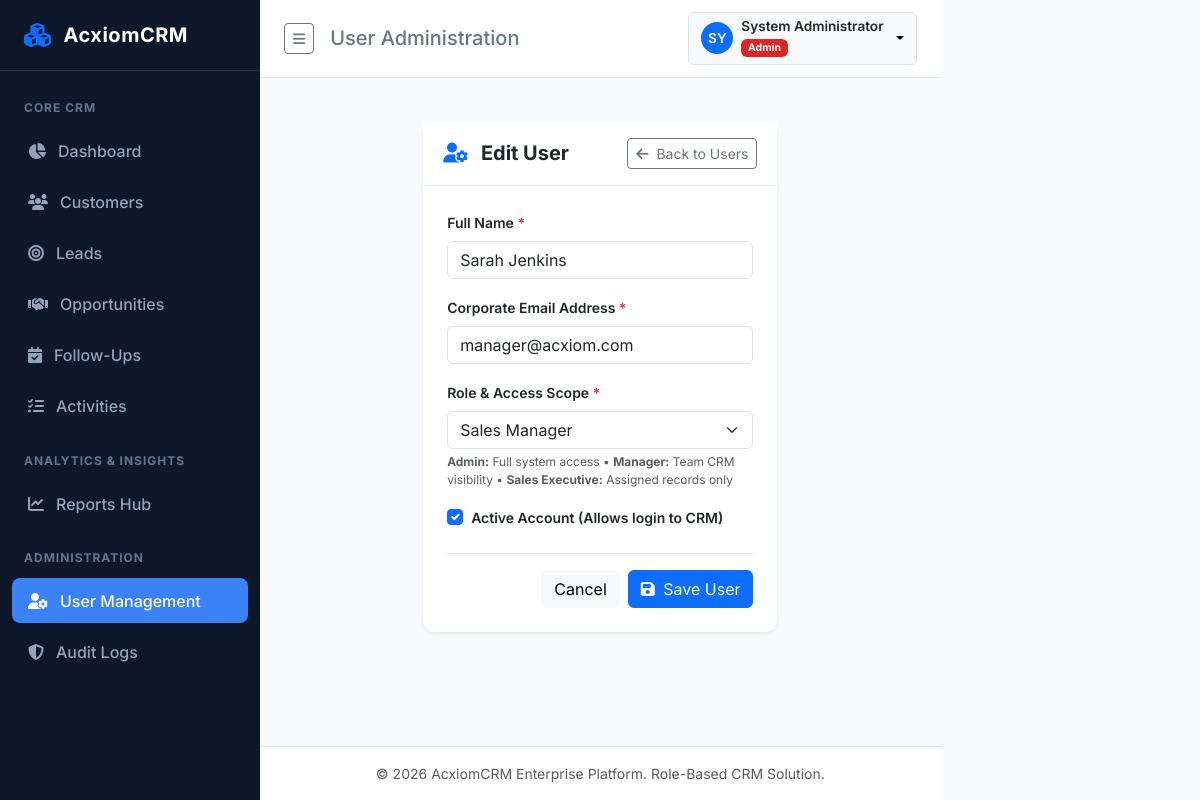
The page /users/2/edit (signed in) on the database its author committed.
### app/models/user.py (models this page shows, shortened)
class User(UserMixin, db.Model):
    __tablename__ = 'users'
    id = db.Column(db.Integer, primary_key=True)
    name = db.Column(db.String(100), nullable=False)
    email = db.Column(db.String(120), unique=True, nullable=False, index=True)
    password_hash = db.Column(db.String(255), nullable=False)
    role = db.Column(db.String(50), nullable=False, default=Role.SALES_EXECUTIVE)
    is_active = db.Column(db.Boolean, default=True, nullable=False)
    failed_login_count = db.Column(db.Integer, default=0, nullable=False)
    lockout_end = db.Column(db.DateTime, nullable=True)
    created_date = db.Column(db.DateTime, default=lambda: datetime.now(timezone.utc), nullable=False)
    assigned_customers = db.relationship('Customer', foreign_keys='Customer.owner_id', backref='owner', lazy=True)
    assigned_leads = db.relationship('Lead', foreign_keys='Lead.assigned_to_id', backref='assigned_to', lazy=True)
    assigned_opportunities = db.relationship('Opportunity', foreign_keys='Opportunity.assigned_to_id', backref='assigned_to', lazy=True)
    assigned_followups = db.relationship('FollowUp', foreign_keys='FollowUp.assigned_to_id', backref='assigned_to', lazy=True)
    assigned_activities = db.relationship('Activity', foreign_keys='Activity.assigned_to_id', backref='assigned_to', lazy=True)
    audit_logs = db.relationship('AuditLog', backref='user', lazy=True)
    @property
    def is_admin(self):
        return self.role == Role.ADMIN

### app/routes/user_routes.py (the view, shortened to what this page needs)
@user_bp.route('/<int:user_id>/edit', methods=['GET', 'POST'])
@login_required
@roles_required(Role.ADMIN)
def edit(user_id):
    user = User.query.get_or_404(user_id)
    form = UserEditForm(original_id=user.id, obj=user)
    return render_template('users/form.html', form=form, title='Edit User', edit_user=user)

### app/forms/user_forms.py (shortened to what this page needs)
class UserEditForm(FlaskForm):
    name = StringField('Full Name', validators=[
        DataRequired(message="Name is required."),
        Length(min=2, max=100)
    ])
    email = StringField('Email Address', validators=[
        DataRequired(message="Email is required."),
        Email(message="Enter a valid email address."),
        Length(max=120)
    ])
    role = SelectField('User Role', choices=Role.CHOICES)
    is_active = BooleanField('Active Account')
    submit = SubmitField('Update User')
    def __init__(self, original_id=None, *args, **kwargs):
        super(UserEditForm, self).__init__(*args, **kwargs)
        self.original_id = original_id

### app/__init__.py (called while the page is built)
@login_manager.user_loader
def load_user(user_id):
    return User.query.get(int(user_id))

### app/routes/auth_routes.py (called while the page is built, shortened)
def roles_required(*roles):
    def decorator(f):
        @wraps(f)
        def decorated_function(*args, **kwargs):
            if not current_user.is_authenticated:
                return redirect(url_for('auth.login', next=request.url))
            return f(*args, **kwargs)
        return decorated_function
    return decorator

### app/templates/users/form.html (shortened to what this page needs)
{% extends "base.html" %}
{% block header_title %}User Administration{% endblock %}
{% block content %}
<div class="row justify-content-center">
    <div class="col-lg-7">
        <div class="card shadow-sm border-0">
            <div class="card-header bg-white py-3 d-flex justify-content-between align-items-center">
                <h5 class="m-0 fw-bold"><i class="fa-solid fa-user-gear me-2 text-primary"></i> {{ title }}</h5>
                <a href="{{ url_for('users.list_users') }}" class="btn btn-outline-secondary btn-sm"><i class="fa-solid fa-arrow-left me-1"></i> Back to Users</a>
            </div>
            <div class="card-body p-4">
                <form method="POST" class="needs-validation" novalidate>
                    <div class="mb-3">
                        <label for="name" class="form-label fw-semibold small">Full Name <span class="text-danger">*</span></label>
                        {{ form.name(class="form-control" + (" is-invalid" if form.name.errors else ""), placeholder="User's full name", required=True) }}
                    </div>
                    <div class="mb-3">
                        <label for="email" class="form-label fw-semibold small">Corporate Email Address <span class="text-danger">*</span></label>
                        {{ form.email(class="form-control" + (" is-invalid" if form.email.errors else ""), placeholder="user@acxiom.com", required=True) }}
                    </div>
                    <div class="mb-3">
                        <label for="role" class="form-label fw-semibold small">Role & Access Scope <span class="text-danger">*</span></label>
                        {{ form.role(class="form-select") }}
                        <div class="form-text text-muted" style="font-size: 0.75rem;">
                            <strong>Admin:</strong> Full system access &bull; <strong>Manager:</strong> Team CRM visibility &bull; <strong>Sales Executive:</strong> Assigned records only
                        </div>
                    </div>
                    <div class="form-check mb-4">
                        {{ form.is_active(class="form-check-input") }}
                        <label class="form-check-label small fw-semibold" for="is_active">
                            Active Account (Allows login to CRM)
                        </label>
                    </div>
                    <div class="mt-4 pt-3 border-top d-flex justify-content-end gap-2">
                        <a href="{{ url_for('users.list_users') }}" class="btn btn-light">Cancel</a>
                        <button type="submit" class="btn btn-primary"><i class="fa-solid fa-floppy-disk me-1"></i> Save User</button>
                    </div>
                </form>
            </div>
        </div>
    </div>
</div>
{% endblock %}

### app/templates/base.html (shortened to what this page needs)
<!DOCTYPE html>
<html lang="en">
<head>
    <link href="https://cdn.jsdelivr.net/npm/bootstrap@5.3.3/dist/css/bootstrap.min.css" rel="stylesheet">
    <link href="https://cdnjs.cloudflare.com/ajax/libs/font-awesome/6.5.1/css/all.min.css" rel="stylesheet">
    <link href="{{ url_for('static', filename='css/custom.css') }}" rel="stylesheet">
</head>
<body>
{% if current_user.is_authenticated %}
<div class="d-flex" id="wrapper">
    <div id="sidebar-wrapper">
        <div class="sidebar-brand">
            <i class="fa-solid fa-cubes text-primary fs-4"></i>
            <span>{{ app_name }}</span>
        </div>
        <div class="list-group list-group-flush pt-2">
            <div class="sidebar-heading">Core CRM</div>
            <div class="nav-item">
                <a href="{{ url_for('dashboard.index') }}" class="nav-link {% if request.endpoint == 'dashboard.index' %}active{% endif %}">
                    <i class="fa-solid fa-chart-pie w-20"></i> Dashboard
                </a>
            </div>
            <div class="nav-item">
                <a href="{{ url_for('customers.list_customers') }}" class="nav-link {% if 'customers.' in request.endpoint %}active{% endif %}">
                    <i class="fa-solid fa-users w-20"></i> Customers
                </a>
            </div>
            <div class="nav-item">
                <a href="{{ url_for('leads.list_leads') }}" class="nav-link {% if 'leads.' in request.endpoint %}active{% endif %}">
                    <i class="fa-solid fa-bullseye w-20"></i> Leads
                </a>
            </div>
            <div class="nav-item">
                <a href="{{ url_for('opportunities.list_opportunities') }}" class="nav-link {% if 'opportunities.' in request.endpoint %}active{% endif %}">
                    <i class="fa-solid fa-handshake w-20"></i> Opportunities
                </a>
            </div>
            <div class="nav-item">
                <a href="{{ url_for('followups.list_followups') }}" class="nav-link {% if 'followups.' in request.endpoint %}active{% endif %}">
                    <i class="fa-solid fa-calendar-check w-20"></i> Follow-Ups
                </a>
            </div>
            <div class="nav-item">
                <a href="{{ url_for('activities.list_activities') }}" class="nav-link {% if 'activities.' in request.endpoint %}active{% endif %}">
                    <i class="fa-solid fa-list-check w-20"></i> Activities
                </a>
            </div>
            <div class="sidebar-heading">Analytics & Insights</div>
            <div class="nav-item">
                <a href="{{ url_for('reports.hub') }}" class="nav-link {% if 'reports.' in request.endpoint %}active{% endif %}">
                    <i class="fa-solid fa-chart-line w-20"></i> Reports Hub
                </a>
            </div>
            {% if current_user.is_admin or current_user.is_manager %}
            <div class="sidebar-heading">Administration</div>
            {% if current_user.is_admin %}
            <div class="nav-item">
                <a href="{{ url_for('users.list_users') }}" class="nav-link {% if 'users.' in request.endpoint %}active{% endif %}">
                    <i class="fa-solid fa-user-gear w-20"></i> User Management
                </a>
            </div>
            {% endif %}
            <div class="nav-item">
                <a href="{{ url_for('audit.list_logs') }}" class="nav-link {% if 'audit.' in request.endpoint %}active{% endif %}">
                    <i class="fa-solid fa-shield-halved w-20"></i> Audit Logs
                </a>
            </div>
            {% endif %}
        </div>
    </div>
    <div id="page-content-wrapper">
        <nav class="top-navbar d-flex justify-content-between align-items-center">
            <div class="d-flex align-items-center gap-3">
                <button class="btn btn-outline-secondary btn-sm" id="sidebar-toggle" type="button">
                    <i class="fa-solid fa-bars"></i>
                </button>
                <h5 class="m-0 d-none d-md-block text-secondary">{% block header_title %}Overview{% endblock %}</h5>
            </div>
            <div class="d-flex align-items-center gap-3">
                <div class="dropdown">
                    <button class="btn btn-light dropdown-toggle d-flex align-items-center gap-2 border" type="button" data-bs-toggle="dropdown">
                        <div class="rounded-circle bg-primary text-white d-flex align-items-center justify-content-center" style="width: 32px; height: 32px; font-size: 0.85rem; font-weight: 600;">
                            {{ current_user.name[:2].upper() }}
                        </div>
                        <div class="text-start d-none d-sm-block">
                            <div class="fw-semibold text-dark" style="font-size: 0.85rem; line-height: 1.1;">{{ current_user.name }}</div>
                            <span class="badge {% if current_user.is_admin %}badge-role-admin{% elif current_user.is_manager %}badge-role-manager{% else %}badge-role-sales{% endif %}" style="font-size: 0.65rem;">
                                {{ current_user.role }}
                            </span>
                        </div>
                    </button>
                </div>
            </div>
        </nav>
        <div class="container-fluid px-4 pt-3">
        </div>
        <main class="main-content">
            {% block content %}{% endblock %}
        </main>
        <footer class="bg-white border-top py-3 px-4 text-center text-muted small mt-auto">
            &copy; {{ now.year }} {{ app_name }} Enterprise Platform. Role-Based CRM Solution.
        </footer>
    </div>
</div>
{% endif %}
</body>
</html>

### app/static/css/custom.css (style rules this page uses)
:root { --sidebar-width: 260px; --primary-color: #2563eb; --primary-hover: #1d4ed8; --secondary-color: #475569; --dark-sidebar: #0f172a; --sidebar-hover: #1e293b; --sidebar-active: #3b82f6; --bg-light: #f8fafc; --card-border: #e2e8f0; }
body { font-family: 'Inter', -apple-system, BlinkMacSystemFont, "Segoe UI", Roboto, sans-serif; background-color: var(--bg-light); color: #1e293b; overflow-x: hidden; }
#sidebar-wrapper { min-height: 100vh; width: var(--sidebar-width); background-color: var(--dark-sidebar); color: #cbd5e1; transition: all 0.3s ease; position: fixed; z-index: 1030; }
#sidebar-wrapper .sidebar-brand { padding: 1.25rem 1.5rem; font-size: 1.25rem; font-weight: 700; letter-spacing: 0.5px; color: #fff; border-bottom: 1px solid rgba(255, 255, 255, 0.1); display: flex; align-items: center; gap: 0.75rem; }
#sidebar-wrapper .nav-item { margin: 0.2rem 0.75rem; }
#sidebar-wrapper .nav-link { color: #94a3b8; padding: 0.65rem 1rem; border-radius: 0.5rem; font-weight: 500; display: flex; align-items: center; gap: 0.75rem; transition: all 0.2s; }
#sidebar-wrapper .nav-link.active { color: #fff; background-color: var(--sidebar-active); }
#sidebar-wrapper .sidebar-heading { font-size: 0.75rem; text-transform: uppercase; letter-spacing: 1px; color: #64748b; padding: 1.25rem 1.5rem 0.5rem; font-weight: 700; }
#page-content-wrapper { margin-left: var(--sidebar-width); min-height: 100vh; display: flex; flex-direction: column; transition: all 0.3s ease; }
.top-navbar { background: #ffffff; border-bottom: 1px solid var(--card-border); padding: 0.75rem 1.5rem; position: sticky; top: 0; z-index: 1020; }
.main-content { flex: 1; padding: 1.75rem; }
.card { border: 1px solid var(--card-border); border-radius: 0.75rem; box-shadow: 0 1px 3px 0 rgba(0, 0, 0, 0.05); background-color: #ffffff; }
.card-header { background-color: #ffffff; border-bottom: 1px solid var(--card-border); padding: 1rem 1.25rem; font-weight: 600; }
.badge-role-admin { background-color: #dc2626; color: white; }

### rows shown on the page
User: name "SY", name "System Administrator", role "Admin"
User: name "Sarah Jenkins", email "manager@acxiom.com", role "Sales Manager", is_active "☑"

### other values the page prints
{{ app_name }} "AcxiomCRM"
{{ title }} "Edit User"
